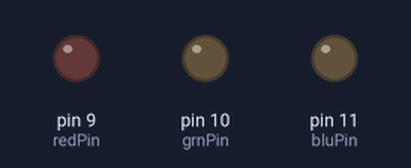
Simulated run of this sketch. Board: Arduino Uno, built with avr-gcc and run on an emulated ATmega328P. On the bench: output pins drawn as LEDs (lit = HIGH).

Above: at 0.05 s.
At 1.25 s:
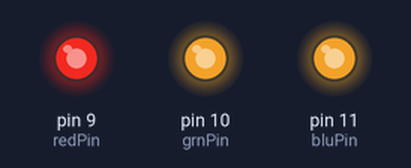
At 2.5 s:
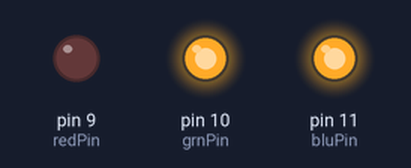
At 3.75 s:
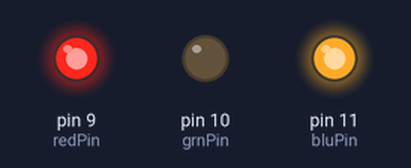
At 5.0 s:
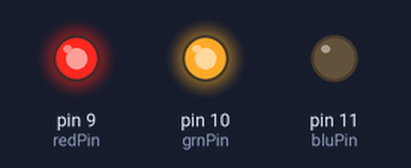
Timing chart, 0 to 6.5 s (numbered marks = the images above):
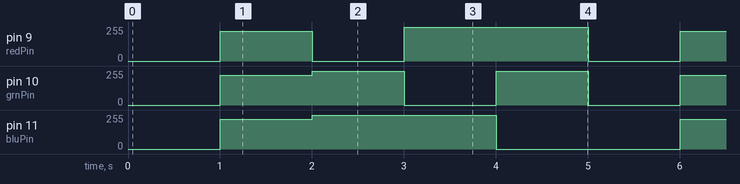

Measured:
- by itself, pin 9 (redPin): repeats every 5.0 s: 0/255 1.0 s, 255/255 2.0 s, 0/255 1.0 s, 225/255 1.0 s
- by itself, pin 10 (grnPin): repeats every 5.0 s: 2 × (255/255 1.0 s, 0/255 1.0 s), 225/255 1.0 s
- by itself, pin 11 (bluPin): repeats every 5.0 s: 255/255 2.0 s, 0/255 2.0 s, 225/255 1.0 s

The sketch:

RGB-LED.ino
```cpp
/*************************************************************
 Created with PROGRAMINO ARDUINO-IDE - 25.01.2016 13:25:48
 Project:       RGB-Selector Demo
 Libraries:
 Author:        UlliS
 Description:
**************************************************************/

// Output Anode = +5V / Kathode = digital pin x
int redPin = 9;   // Red LED,   connected to digital pin 9
int grnPin = 10;  // Green LED, connected to digital pin 10
int bluPin = 11;  // Blue LED,  connected to digital pin 11

// Color arrays (R, G, B)
int RGB_Color_white[3]  = {255, 255, 255};
int RGB_Color_dim_white[3]  = {30, 30, 30};
int RGB_Color_red[3] = {255, 0, 0};
int RGB_Color_green[3] = {0, 255, 0};
int RGB_Color_blue[3] = {0, 0, 255};
//ect.

void setup()
{
    // sets the pins as output
    pinMode(redPin, OUTPUT);
    pinMode(grnPin, OUTPUT);
    pinMode(bluPin, OUTPUT);
}

void loop()
{
    int redVal;
    int grnVal;
    int bluVal;

    // white
    redVal = RGB_Color_white[0];
    grnVal = RGB_Color_white[1];
    bluVal = RGB_Color_white[2];

    SetColor(redVal, grnVal, bluVal);
    delay(1000);

    // dim white
    redVal = RGB_Color_dim_white[0];
    grnVal = RGB_Color_dim_white[1];
    bluVal = RGB_Color_dim_white[2];

    SetColor(redVal, grnVal, bluVal);
    delay(1000);

    // red
    redVal = RGB_Color_red[0];
    grnVal = RGB_Color_red[1];
    bluVal = RGB_Color_red[2];

    SetColor(redVal, grnVal, bluVal);
    delay(1000);

    // green
    redVal = RGB_Color_green[0];
    grnVal = RGB_Color_green[1];
    bluVal = RGB_Color_green[2];

    SetColor(redVal, grnVal, bluVal);
    delay(1000);

    // blue
    redVal = RGB_Color_blue[0];
    grnVal = RGB_Color_blue[1];
    bluVal = RGB_Color_blue[2];

    SetColor(redVal, grnVal, bluVal);
    delay(1000);
}

void SetColor(byte red, byte grn, byte blue)
{
    // write current values to LED pins
    analogWrite(redPin, 255 - red);
    analogWrite(grnPin, 255 - grn);
    analogWrite(bluPin, 255 - blue);
}
```
